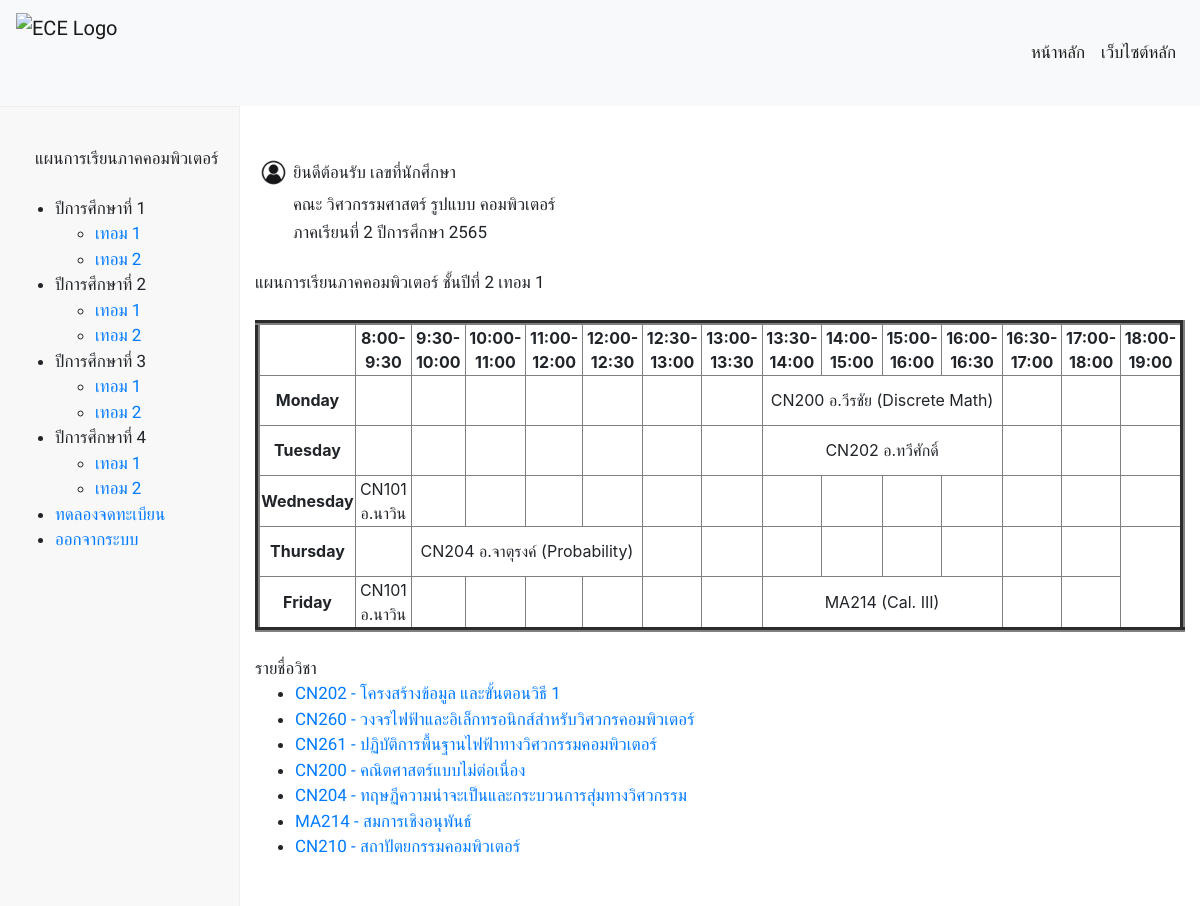
The app's page /two_termone/, older data.
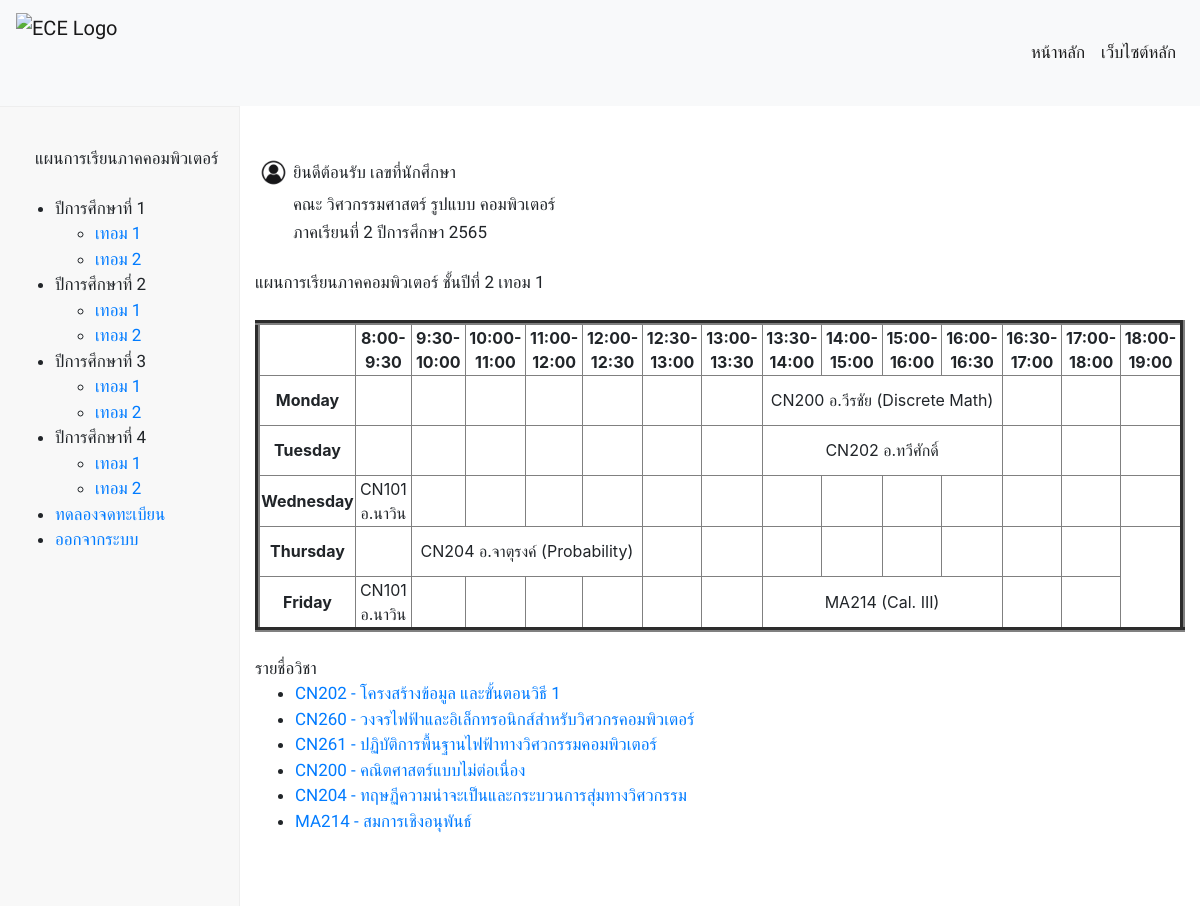
The same page, newer data.
### database/models.py (models this page shows, shortened)
class Subject(models.Model):
    S_id = models.CharField(max_length=25)
    S_name = models.CharField(max_length=50)
    S_credits = models.FloatField()
    S_detail = models.TextField()
    S_teacher = models.ForeignKey(Person, on_delete=models.CASCADE)
    pre_id = models.ManyToManyField(
        'self', blank=True, symmetrical=False, related_name='presub')
    post_id = models.ManyToManyField(
        'self', blank=True, symmetrical=False, related_name='postsub')
    same_id = models.ManyToManyField(
        'self', blank=True, symmetrical=False, related_name='samesub')
    term = models.CharField(max_length=25,null=True, blank=True,)

### subjectenroller/views.py (the view)
# urls.py: path('two_termone/', views.two_termone , name="two_termone"),
def two_termone(request):
    skills = Skill.objects.all()
    subject = Subject.objects.all()
    context = {'skills': skills,'subject': subject,}
    return render(request, 'subjectenroller/two_termone.html', context)

### subjectenroller/templates/subjectenroller/two_termone.html (shortened to what the changed rows need)
{% extends "subjectenroller/layout.html" %}
{% load static %}
{% block body %}
    <br>
    <br>
    <div style="display: flex; flex-direction: column;">
        <div class="container">
            <div class="row">
              <div class="col-auto">
                <table style="width:100%">
                    <tr>
                        <th><img src="/static/image/user.jpg" alt="userlogo" width="35" height="35"></th>
                    </tr>
                </table>
              </div>
            </div>
            <br>
            <br>
            <br>
        <br>
        <ul>
          {% for subject in subject %}
            {% if subject.term == '21' %}
            <li><a href="{% url 'detail' subject.S_id %}">{{ subject.S_id }} - {{ subject.S_name }}</a></li>
            {% endif %}
          {% endfor %}
        </ul>
{% endblock %}

Row changes from the older to the newer data that the page shows:
no longer on this page (row edited): Subject: S_id "CN210", S_name "สถาปัตยกรรมคอมพิวเตอร์"
